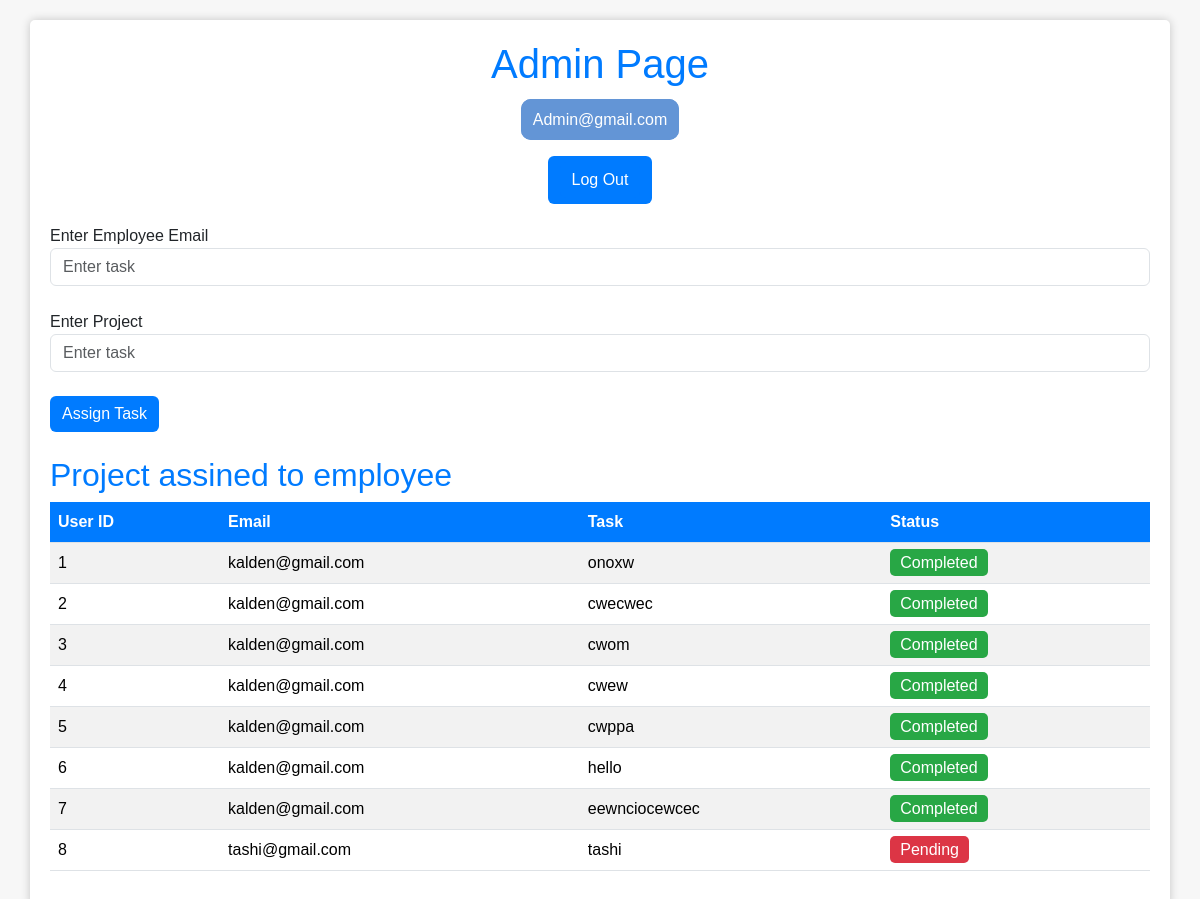
Before: /get_all_data with the older database file.
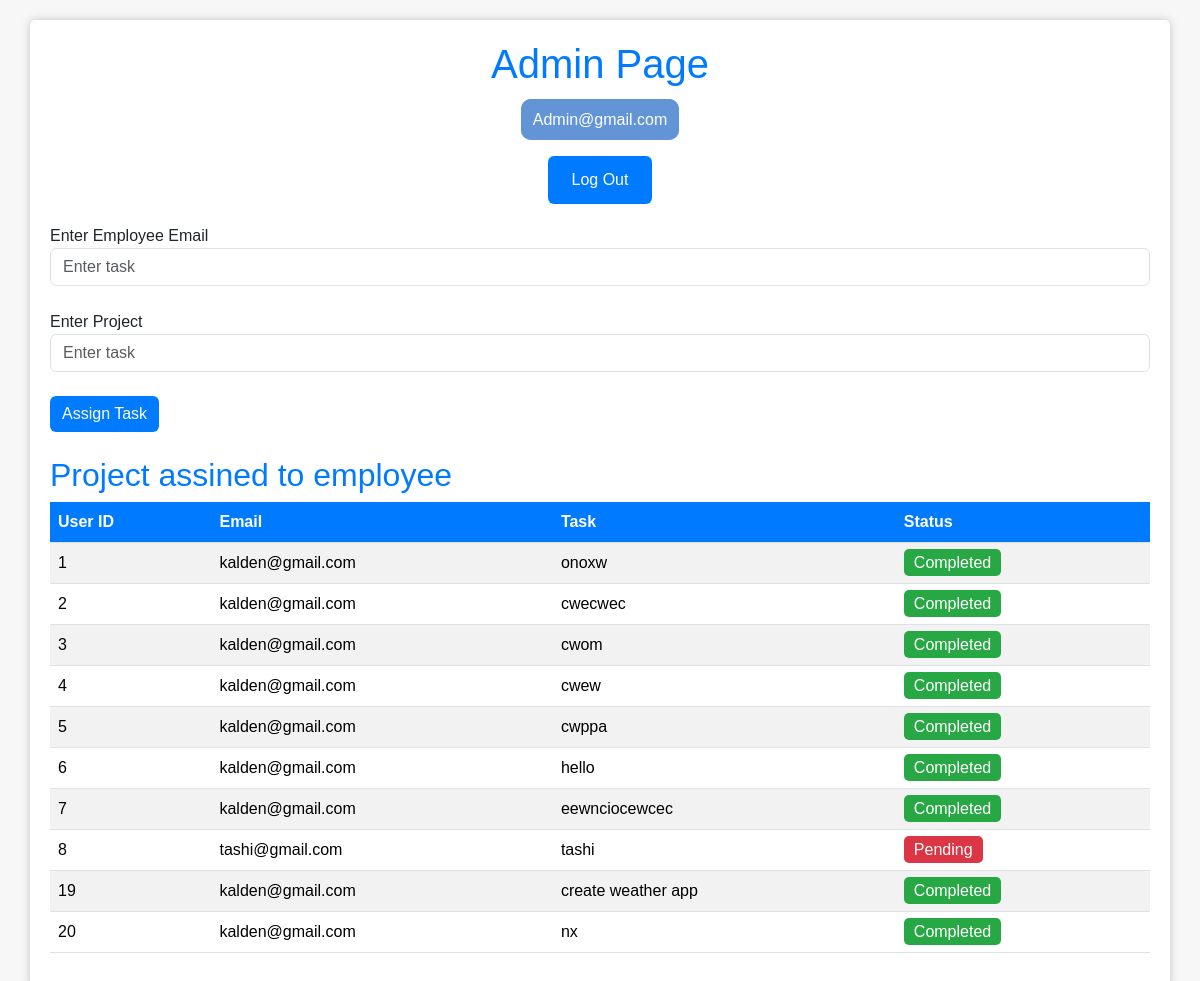
After: the same page with the newer database file.
### tables this page shows
CREATE TABLE TaskList (
                taskid INTEGER PRIMARY KEY AUTOINCREMENT,
                email TEXT,
                task TEXT,
                task_completed BOOLEAN
            );

### main.py (the view)
@app.route('/get_all_data')
def get_all_data():
    db = get_db()
    cursor = db.cursor()
    cursor.execute('SELECT * FROM TaskList')
    data = cursor.fetchall()
    cursor.close()
    db.close()
    return render_template('adminpage.html', data=data)

### main.py (called while the page is built)
def get_db():
    if 'db' not in g:
        g.db = sqlite3.connect(app.config['DATABASE'])
        g.db.row_factory = sqlite3.Row
    return g.db

### templates/adminpage.html (shortened to what this page needs)
<!DOCTYPE html>
<html lang="en">
  <head>
    <link
      rel="stylesheet"
      href="https://cdn.jsdelivr.net/npm/bootstrap@5.3.2/dist/css/bootstrap.min.css"
    />
  </head>
  <body>
    <div class="container">
      <h1 class="text-center">Admin Page</h1>
      <div class="text-center">
        <span
          style="
            color: rgb(255, 255, 255);
            border: 2px solid rgb(99, 149, 214);
            background-color: rgb(99, 149, 214);
            border-radius: 10px;
            padding: 10px;
          "
          >Admin@gmail.com</span
        >
      </div>
      <br />
      <div class="text-center">
        <a href="/logout" class="btn btn-primary">
          <button class="btn btn-primary">Log Out</button>
        </a>
      </div>
      <form action="/admin" method="POST">
        <div class="form-group">
          <label for="email">Enter Employee Email</label>
          <input
            type="email"
            class="form-control"
            name="email"
            placeholder="Enter task"
          />
          <br />
        </div>
        <div class="form-group">
          <label for="task">Enter Project</label>
          <input
            type="text"
            class="form-control"
            name="task"
            placeholder="Enter task"
          />
        </div>
        <br />
        <button type="submit" class="btn btn-primary">Assign Task</button>
      </form>
      <h2 class="mt-4">Project assined to employee</h2>
      <table class="table table-striped">
        <thead>
          <tr>
            <th>User ID</th>
            <th>Email</th>
            <th>Task</th>
            <th>Status</th>
          </tr>
        </thead>
        <tbody>
          {% for row in data %}
          <tr>
            <td>{{ row.taskid }}</td>
            <td>{{ row.email }}</td>
            <td>{{ row.task }}</td>
            <td>
              {% if row.task_completed %}
              <span class="completed">Completed</span>
              {% else %}
              <span class="pending">Pending</span>
              {% endif %}
            </td>
          </tr>
          {% endfor %}
        </tbody>
      </table>
    </div>
  </body>
</html>

### templates/adminpage.html (style rules this page uses)
body { background-color: #f7f7f7; font-family: Arial, sans-serif; }
.container { background-color: #fff; padding: 20px; border-radius: 5px; box-shadow: 0 0 10px rgba(0, 0, 0, 0.2); margin-top: 20px; }
h1 { color: #007bff; margin-bottom: 20px; }
h2 { color: #007bff; margin-top: 20px; }
.btn-primary { background-color: #007bff; border: none; }
.table { background-color: #fff; }
.table th { background-color: #007bff; color: #fff; }
.table-striped tbody tr:nth-of-type(odd) { background-color: #f2f2f2; }
.completed { background-color: #28a745; color: #fff; padding: 5px 10px; border-radius: 5px; }
.pending { background-color: #dc3545; color: #fff; padding: 5px 10px; border-radius: 5px; }
form { margin-top: 20px; }

Changed rows visible on the page:
added TaskList: taskid "19", email "kalden@gmail.com", task "create weather app", task_completed "Completed"
added TaskList: taskid "20", email "kalden@gmail.com", task "nx", task_completed "Completed"
